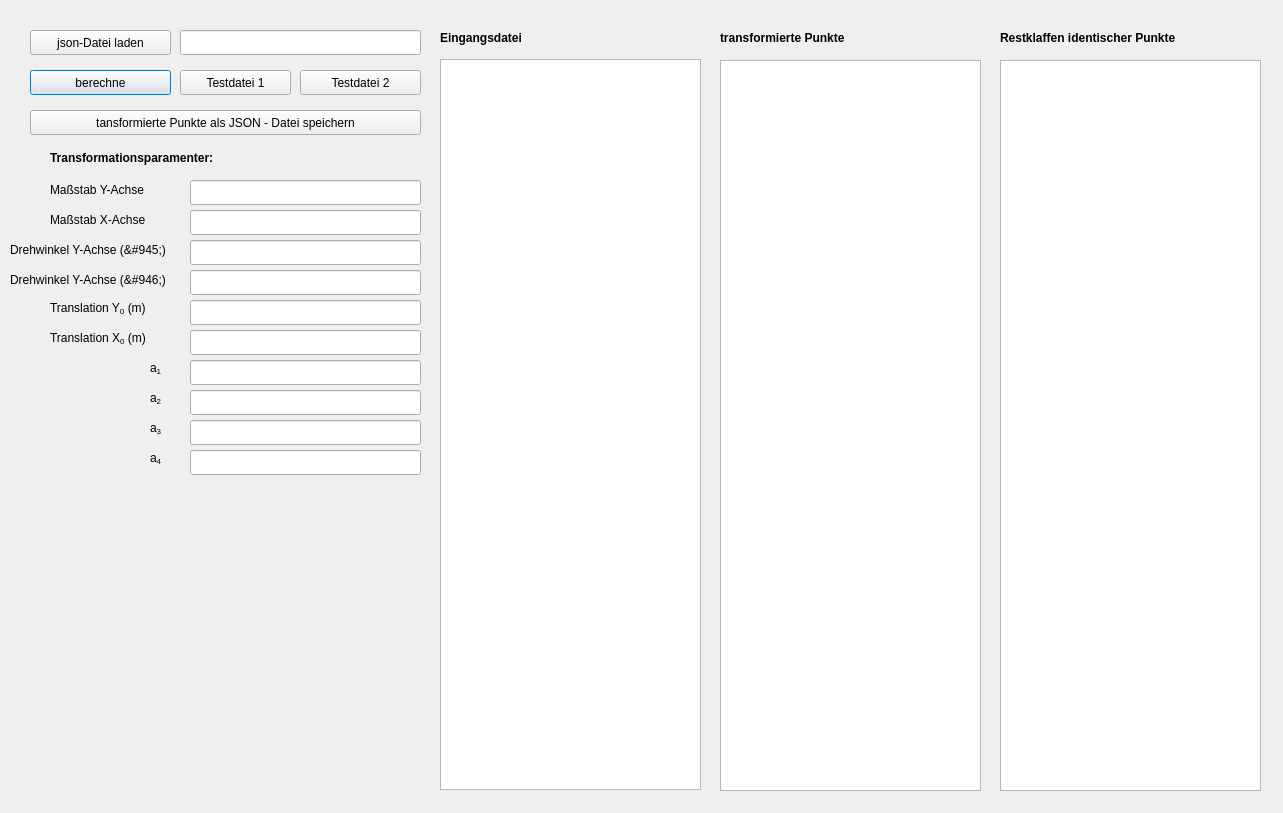
<?xml version="1.0" encoding="UTF-8"?>
<ui version="4.0">
 <class>affintransformation_gui</class>
 <widget class="QDialog" name="affintransformation_gui">
  <property name="geometry">
   <rect>
    <x>0</x>
    <y>0</y>
    <width>1283</width>
    <height>813</height>
   </rect>
  </property>
  <property name="windowTitle">
   <string>Affintransformation</string>
  </property>
  <widget class="QLabel" name="label_3">
   <property name="geometry">
    <rect>
     <x>10</x>
     <y>240</y>
     <width>161</width>
     <height>20</height>
    </rect>
   </property>
   <property name="text">
    <string>Drehwinkel Y-Achse (&amp;#945;) </string>
   </property>
   <property name="textFormat">
    <enum>Qt::MarkdownText</enum>
   </property>
  </widget>
  <widget class="QLabel" name="label_12">
   <property name="geometry">
    <rect>
     <x>720</x>
     <y>30</y>
     <width>211</width>
     <height>17</height>
    </rect>
   </property>
   <property name="text">
    <string>&lt;b&gt;transformierte Punkte&lt;/b&gt;</string>
   </property>
  </widget>
  <widget class="QLineEdit" name="lineEdit_alpha">
   <property name="geometry">
    <rect>
     <x>190</x>
     <y>240</y>
     <width>231</width>
     <height>25</height>
    </rect>
   </property>
  </widget>
  <widget class="QLineEdit" name="lineEdit_a2">
   <property name="geometry">
    <rect>
     <x>190</x>
     <y>390</y>
     <width>231</width>
     <height>25</height>
    </rect>
   </property>
  </widget>
  <widget class="QLineEdit" name="lineEdit_transY">
   <property name="geometry">
    <rect>
     <x>190</x>
     <y>300</y>
     <width>231</width>
     <height>25</height>
    </rect>
   </property>
  </widget>
  <widget class="QPushButton" name="pushButton_berechne">
   <property name="geometry">
    <rect>
     <x>30</x>
     <y>70</y>
     <width>141</width>
     <height>25</height>
    </rect>
   </property>
   <property name="text">
    <string>berechne</string>
   </property>
  </widget>
  <widget class="QLabel" name="label_4">
   <property name="geometry">
    <rect>
     <x>50</x>
     <y>300</y>
     <width>131</width>
     <height>17</height>
    </rect>
   </property>
   <property name="text">
    <string>Translation Y&lt;sub&gt;0&lt;/sub&gt; (m)</string>
   </property>
  </widget>
  <widget class="QLineEdit" name="lineEdit_dateipfad">
   <property name="geometry">
    <rect>
     <x>180</x>
     <y>30</y>
     <width>241</width>
     <height>25</height>
    </rect>
   </property>
  </widget>
  <widget class="QLineEdit" name="lineEdit_my">
   <property name="geometry">
    <rect>
     <x>190</x>
     <y>180</y>
     <width>231</width>
     <height>25</height>
    </rect>
   </property>
  </widget>
  <widget class="QPushButton" name="pushButton_test2">
   <property name="geometry">
    <rect>
     <x>300</x>
     <y>70</y>
     <width>121</width>
     <height>25</height>
    </rect>
   </property>
   <property name="text">
    <string>Testdatei 2</string>
   </property>
  </widget>
  <widget class="QLabel" name="label_5">
   <property name="geometry">
    <rect>
     <x>150</x>
     <y>360</y>
     <width>16</width>
     <height>17</height>
    </rect>
   </property>
   <property name="text">
    <string>a&lt;sub&gt;1&lt;/sub&gt;</string>
   </property>
  </widget>
  <widget class="QPlainTextEdit" name="plainTextEdit_out">
   <property name="geometry">
    <rect>
     <x>720</x>
     <y>60</y>
     <width>261</width>
     <height>731</height>
    </rect>
   </property>
  </widget>
  <widget class="QLabel" name="label_2">
   <property name="geometry">
    <rect>
     <x>50</x>
     <y>180</y>
     <width>131</width>
     <height>20</height>
    </rect>
   </property>
   <property name="text">
    <string>Maßstab Y-Achse</string>
   </property>
  </widget>
  <widget class="QLabel" name="label_6">
   <property name="geometry">
    <rect>
     <x>150</x>
     <y>390</y>
     <width>131</width>
     <height>17</height>
    </rect>
   </property>
   <property name="text">
    <string>a&lt;sub&gt;2&lt;/sub&gt;</string>
   </property>
  </widget>
  <widget class="QLineEdit" name="lineEdit_a1">
   <property name="geometry">
    <rect>
     <x>190</x>
     <y>360</y>
     <width>231</width>
     <height>25</height>
    </rect>
   </property>
  </widget>
  <widget class="QLineEdit" name="lineEdit_transX">
   <property name="geometry">
    <rect>
     <x>190</x>
     <y>330</y>
     <width>231</width>
     <height>25</height>
    </rect>
   </property>
  </widget>
  <widget class="QLabel" name="label_7">
   <property name="geometry">
    <rect>
     <x>50</x>
     <y>330</y>
     <width>131</width>
     <height>17</height>
    </rect>
   </property>
   <property name="text">
    <string>Translation X&lt;sub&gt;0&lt;/sub&gt; (m)</string>
   </property>
  </widget>
  <widget class="QPlainTextEdit" name="plainTextEdit_in">
   <property name="geometry">
    <rect>
     <x>440</x>
     <y>59</y>
     <width>261</width>
     <height>731</height>
    </rect>
   </property>
  </widget>
  <widget class="QLabel" name="label">
   <property name="geometry">
    <rect>
     <x>50</x>
     <y>150</y>
     <width>211</width>
     <height>17</height>
    </rect>
   </property>
   <property name="text">
    <string>&lt;b&gt;Transformationsparamenter:&lt;/b&gt;</string>
   </property>
  </widget>
  <widget class="QLabel" name="label_affin">
   <property name="geometry">
    <rect>
     <x>190</x>
     <y>560</y>
     <width>261</width>
     <height>231</height>
    </rect>
   </property>
   <property name="text">
    <string/>
   </property>
  </widget>
  <widget class="QPushButton" name="pushButton_speichern">
   <property name="geometry">
    <rect>
     <x>30</x>
     <y>110</y>
     <width>391</width>
     <height>25</height>
    </rect>
   </property>
   <property name="text">
    <string>tansformierte Punkte als JSON - Datei speichern</string>
   </property>
  </widget>
  <widget class="QPushButton" name="pushButton_datei">
   <property name="geometry">
    <rect>
     <x>30</x>
     <y>30</y>
     <width>141</width>
     <height>25</height>
    </rect>
   </property>
   <property name="text">
    <string>json-Datei laden</string>
   </property>
  </widget>
  <widget class="QPushButton" name="pushButton_test">
   <property name="geometry">
    <rect>
     <x>180</x>
     <y>70</y>
     <width>111</width>
     <height>25</height>
    </rect>
   </property>
   <property name="text">
    <string>Testdatei 1</string>
   </property>
  </widget>
  <widget class="QLabel" name="label_11">
   <property name="geometry">
    <rect>
     <x>440</x>
     <y>30</y>
     <width>211</width>
     <height>17</height>
    </rect>
   </property>
   <property name="text">
    <string>&lt;b&gt;Eingangsdatei&lt;/b&gt;</string>
   </property>
  </widget>
  <widget class="QLabel" name="label_10">
   <property name="geometry">
    <rect>
     <x>50</x>
     <y>210</y>
     <width>121</width>
     <height>20</height>
    </rect>
   </property>
   <property name="text">
    <string>Maßstab X-Achse</string>
   </property>
  </widget>
  <widget class="QLineEdit" name="lineEdit_mx">
   <property name="geometry">
    <rect>
     <x>190</x>
     <y>210</y>
     <width>231</width>
     <height>25</height>
    </rect>
   </property>
  </widget>
  <widget class="QLineEdit" name="lineEdit_beta">
   <property name="geometry">
    <rect>
     <x>190</x>
     <y>270</y>
     <width>231</width>
     <height>25</height>
    </rect>
   </property>
  </widget>
  <widget class="QLabel" name="label_13">
   <property name="geometry">
    <rect>
     <x>10</x>
     <y>270</y>
     <width>161</width>
     <height>20</height>
    </rect>
   </property>
   <property name="text">
    <string>Drehwinkel Y-Achse (&amp;#946;) </string>
   </property>
   <property name="textFormat">
    <enum>Qt::MarkdownText</enum>
   </property>
  </widget>
  <widget class="QLineEdit" name="lineEdit_a3">
   <property name="geometry">
    <rect>
     <x>190</x>
     <y>420</y>
     <width>231</width>
     <height>25</height>
    </rect>
   </property>
  </widget>
  <widget class="QLabel" name="label_14">
   <property name="geometry">
    <rect>
     <x>150</x>
     <y>450</y>
     <width>131</width>
     <height>17</height>
    </rect>
   </property>
   <property name="text">
    <string>a&lt;sub&gt;4&lt;/sub&gt;</string>
   </property>
  </widget>
  <widget class="QLineEdit" name="lineEdit_a4">
   <property name="geometry">
    <rect>
     <x>190</x>
     <y>450</y>
     <width>231</width>
     <height>25</height>
    </rect>
   </property>
  </widget>
  <widget class="QLabel" name="label_15">
   <property name="geometry">
    <rect>
     <x>150</x>
     <y>420</y>
     <width>16</width>
     <height>17</height>
    </rect>
   </property>
   <property name="text">
    <string>a&lt;sub&gt;3&lt;/sub&gt;</string>
   </property>
  </widget>
  <widget class="QPlainTextEdit" name="plainTextEdit_rstklf">
   <property name="geometry">
    <rect>
     <x>1000</x>
     <y>60</y>
     <width>261</width>
     <height>731</height>
    </rect>
   </property>
  </widget>
  <widget class="QLabel" name="label_16">
   <property name="geometry">
    <rect>
     <x>1000</x>
     <y>30</y>
     <width>251</width>
     <height>17</height>
    </rect>
   </property>
   <property name="text">
    <string>&lt;html&gt;&lt;head/&gt;&lt;body&gt;&lt;p&gt;&lt;span style=&quot; font-weight:700;&quot;&gt;Restklaffen identischer Punkte&lt;/span&gt;&lt;/p&gt;&lt;/body&gt;&lt;/html&gt;</string>
   </property>
  </widget>
 </widget>
 <resources/>
 <connections/>
</ui>
